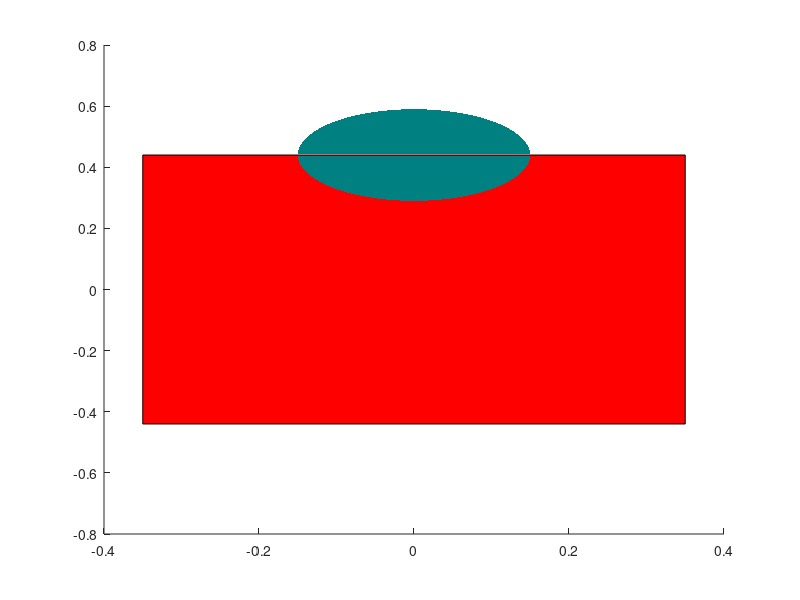

This chart was generated by the following MATLAB code:
% robot_init_15.m
% 2015 Robot Model Init
%
% Created August 1, 2015 - Andrew Gurik & Chris Gerth
% 

% robot config
% this is only set up for tank drive
%
% Basic robot model:
%
%             FRONT
%         |-------------|  <
%         |             |   |
%         |             |   | half height     
%         |  ^       ^  |   |      
%         |  |   O   |  |  <      
%         | LDM     RDM |         
%         |             |  
%         |             |  
%         |-------------| 
%
%                 ^--^
%                 motor width
% 
%                 ^-----^
%                 half width
%             
%                 ^ +X direction
%                 |
%              <--+
%              +Y Direction
%             
%             
%         
robot_config = ...
struct  (
        %Drivetrain config
        'gear_ratio',           [1/8, 1/12],...     % gear ratio of the drivetrain [low, high]
        'encoder_ratio',        [1/8, 1/12],...     % ratio of the gearbox from the motor to the encoder [low, high]
        'wheel_diameter',       6 * 0.0254,...      % drive wheel diameter (meters)
        'drive_motors_per_side', 3,...              % number of motors per side of drivetrain
        'motor_width',          0.3,...             % distance from robot center to left/right drive wheel sets (m)
        %Wheel-floor interactions
        'coef_fric_kin_wheel_floor_net',   200,...  % net kinetic frictional coefficent for side-to-side motion against wheel's rotational axis
        %Robot-wall interactions
        'bumper_p_absorption_factor',      0.5,...  % How much of the momentum is absorbed by the bumpers in a wall-robot impact? (0 = none, 1 = all)
        %Overall physical characteristics
        'weight',               130,...             % robot weight (pounds)
        'half_width',           0.35,...            % distance from robot center to left/right bumpers (m)
        'half_length',          0.44,...            % distance from robot center to front/back bumpers (m)
        %Mechanism config
        'mechanism_motors',     0,...               % total number of mechanism motors
        %Electrical constraints                     
        'battery_capacity',     18,...              %Energy storage of main battery in Amp-Hours
        'battery_nominal_voltage', 12,...           %Battery nominal voltage. Usually 12, but can go lower to simulate dead battery behavior
        'battery_internal_resistance', 0.012,...    %Battery internal resistance. This is what causes battery voltage to drop under load.
        'nominal_current_draw', 0.5,...             %Background average current draw of roboRIO, cooling fans, lights, etc.
        'scratch',              0
        );
		
robot_state = ...
struct  (
        %Macro linear motion 
        'linear_accel_x',            0,... % acceleration of the robot in the x direction (m/s)
		'linear_accel_y',            0,... % acceleration of the robot in the y direction (m/s)
        'linear_accel_x_prev',       0,... % acceleration of the robot in the x direction (m/s) from the previous loop
		'linear_accel_y_prev',       0,... % acceleration of the robot in the y direction (m/s) from the previous loop
        'linear_vel_x',              0,... % velocity of the robot in the x direction (m/s)
		'linear_vel_y',              0,... % velocity of the robot in the y direction (m/s)
        'linear_vel_x_prev',         0,... % velocity of the robot in the x direction (m/s) from the previous loop
		'linear_vel_y_prev',         0,... % velocity of the robot in the y direction (m/s) from the previous loop
		'pos_x',                     0,... % position of the robot center point in x (m)
		'pos_y',                     0,... % position of the robot center point in y (m)
        'pos_x_prev',                0,... % position of the robot center point in x (m) from the previous loop
		'pos_y_prev',                0,... % position of the robot center point in y (m) from the previous loop
        %Macro rotational motion
        'rotational_accel',          0,... % rotational acceleration about the Z axis (radians/s)/s
        'rotational_accel_prev',     0,... % rotation acceleration about the Z axis (radians/s)/s
        'rotational_vel',            0,... % rotation velocity about the Z axis (radians/s)
        'rotational_vel_prev',       0,... % rotation velocity about the Z axis (radians/s)
        'rotation',                  0,... % rotation about the Z axis (radians)
        'rotation_prev',             0,... % rotation about the Z axis (radians)
        %Electrical
        'battery_charge', robot_config.battery_capacity,... % current charge of battery (Amp Hours)
        'supply_voltage', robot_config.battery_nominal_voltage,... %system voltage available to all components (V)
        'current_draw',              0,... % Total current draw from the battery (A)
        'scratch',                   0
        );
        
%Physical properties of the robot which are derived from other constants
%Reason for this is to do the calcultion once and speed up the runtime loop
robot_calc_config = ...
struct  (
        %Drivetrain config
        'torque_ratio',           robot_config.gear_ratio.^-1,...      % Torque ratio of motor to wheels. 
        'wheel_circumference',    robot_config.wheel_diameter*pi,...   % drive wheel circumference (meters)
        'mass_kg',                0.453592*robot_config.weight,...     % mass of robot in kg. 
        'moment_of_inertia',     (1/12 * 0.453592*robot_config.weight * ((0.9*robot_config.half_length*2)^2 + (robot_config.motor_width*2)^2)),... %Wacked-up model of robot as a rectangular prisim for rotational inerita purposes
        'scratch',              0
        );

% motor workspace
for ii = 1:2+robot_config.mechanism_motors %Left and right drive motors, plus mechanism motors
	motor(ii) = ...
	struct  (
			'speed',        0,...   % motor speed in rad/s
			'torque',       0,...   % motor torque in Nm
			'voltage',      0,...   % motor voltage in Volts
			'current',      0,...   % motor current draw in Amps
			'scratch',      0
			);
end

%% Initialize Robot Drawing
%figure(1);
% draw Robot

%calculate robot drawing verticies
robot_TL_vertex = [robot_state.pos_x, robot_state.pos_y] + [-robot_config.half_width * cos(robot_state.rotation) +  -robot_config.half_length * sin(robot_state.rotation),   robot_config.half_length * cos(robot_state.rotation) + -robot_config.half_width * sin(robot_state.rotation)];
robot_TR_vertex = [robot_state.pos_x, robot_state.pos_y] + [ robot_config.half_width * cos(robot_state.rotation) +  -robot_config.half_length * sin(robot_state.rotation),   robot_config.half_length * cos(robot_state.rotation) +  robot_config.half_width * sin(robot_state.rotation)];
robot_BR_vertex = [robot_state.pos_x, robot_state.pos_y] + [ robot_config.half_width * cos(robot_state.rotation) +   robot_config.half_length * sin(robot_state.rotation),  -robot_config.half_length * cos(robot_state.rotation) +  robot_config.half_width * sin(robot_state.rotation)];
robot_BL_vertex = [robot_state.pos_x, robot_state.pos_y] + [-robot_config.half_width * cos(robot_state.rotation) +   robot_config.half_length * sin(robot_state.rotation),  -robot_config.half_length * cos(robot_state.rotation) + -robot_config.half_width * sin(robot_state.rotation)];
%Calculate a front-of-robot marker location
marker_coords = (robot_TL_vertex + robot_TR_vertex) ./ 2;
marker_radius = 0.3;
%create robot patch drawing object
robot_obj_handle= patch( [ robot_TL_vertex(1) robot_TR_vertex(1) robot_BR_vertex(1) robot_BL_vertex(1) ],[ robot_TL_vertex(2) robot_TR_vertex(2) robot_BR_vertex(2) robot_BL_vertex(2) ], 'r');
%Create marker object
robot_front_marker = rectangle("Position",[marker_coords(1)-marker_radius/2, marker_coords(2)-marker_radius/2,marker_radius,marker_radius], "Curvature", [1 1], "FaceColor",[0 .5 .5], 'LineStyle', 'none');